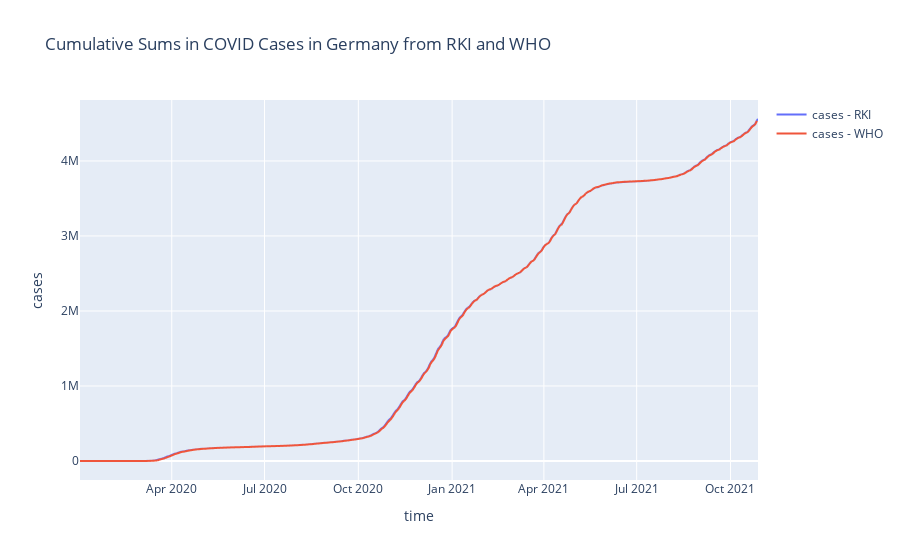
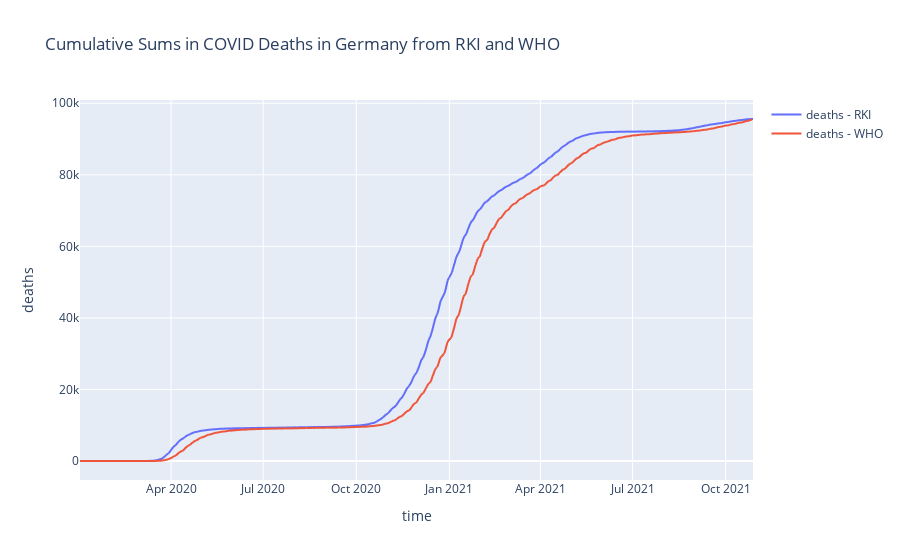

Notebook code for these charts, in order:
### Markdown cell above
show differences in the data sets based on the cumulative sum of cases and deaths

### Code cell
column = "cases"
df = pd.concat([RKI_COVID_GERMANY[[column]].cumsum().rename(columns={column: column + " - RKI"}),\
                WHO_COVID_GERMANY_SHIFTED[[column]].cumsum().rename(columns={column: column + " - WHO"})], axis="columns").reset_index()
px.line(df, x="index", y=[column + " - RKI", column + " - WHO"], 
        title=f"Cumulative Sums in COVID {column.capitalize()} in Germany from RKI and WHO",
        labels={"value": column, "index": "time", "variable": ""}).show()

column = "deaths"
df = pd.concat([RKI_COVID_GERMANY[[column]].cumsum().rename(columns={column: column + " - RKI"}),\
                WHO_COVID_GERMANY_SHIFTED[[column]].cumsum().rename(columns={column: column + " - WHO"})], axis="columns").reset_index()
px.line(df, x="index", y=[column + " - RKI", column + " - WHO"], 
        title=f"Cumulative Sums in COVID {column.capitalize()} in Germany from RKI and WHO",
        labels={"value": column, "index": "time", "variable": ""}).show()

### Figure 1 — Plotly figure (JSON) as saved in the notebook; plotly's stock layout.template omitted (floating-point values rounded to 4 significant figures; data arrays with more than 128 entries replaced by an {"elided": "..."} marker saying what was removed)
{"data": [{"hovertemplate": "=cases - RKI<br>time=%{x}<br>cases=%{y}<extra></extra>", "legendgroup": "cases - RKI", "line": {"color": "#636efa", "dash": "solid"}, "marker": {"symbol": "circle"}, "mode": "lines", "name": "cases - RKI", "showlegend": true, "type": "scattergl", "x": {"elided": "666 str values"}, "xaxis": "x", "y": {"elided": "666 int values"}, "yaxis": "y"}, {"hovertemplate": "=cases - WHO<br>time=%{x}<br>cases=%{y}<extra></extra>", "legendgroup": "cases - WHO", "line": {"color": "#EF553B", "dash": "solid"}, "marker": {"symbol": "circle"}, "mode": "lines", "name": "cases - WHO", "showlegend": true, "type": "scattergl", "x": {"elided": "666 str values"}, "xaxis": "x", "y": {"elided": "666 int values"}, "yaxis": "y"}], "layout": {"legend": {"title": {"text": ""}, "tracegroupgap": 0}, "title": {"text": "Cumulative Sums in COVID Cases in Germany from RKI and WHO"}, "xaxis": {"anchor": "y", "domain": [0, 1], "title": {"text": "time"}}, "yaxis": {"anchor": "x", "domain": [0, 1], "title": {"text": "cases"}}}}

### Figure 2 — Plotly figure (JSON) as saved in the notebook; plotly's stock layout.template omitted (floating-point values rounded to 4 significant figures; data arrays with more than 128 entries replaced by an {"elided": "..."} marker saying what was removed)
{"data": [{"hovertemplate": "=deaths - RKI<br>time=%{x}<br>deaths=%{y}<extra></extra>", "legendgroup": "deaths - RKI", "line": {"color": "#636efa", "dash": "solid"}, "marker": {"symbol": "circle"}, "mode": "lines", "name": "deaths - RKI", "showlegend": true, "type": "scattergl", "x": {"elided": "666 str values"}, "xaxis": "x", "y": {"elided": "666 int values"}, "yaxis": "y"}, {"hovertemplate": "=deaths - WHO<br>time=%{x}<br>deaths=%{y}<extra></extra>", "legendgroup": "deaths - WHO", "line": {"color": "#EF553B", "dash": "solid"}, "marker": {"symbol": "circle"}, "mode": "lines", "name": "deaths - WHO", "showlegend": true, "type": "scattergl", "x": {"elided": "666 str values"}, "xaxis": "x", "y": {"elided": "666 int values"}, "yaxis": "y"}], "layout": {"legend": {"title": {"text": ""}, "tracegroupgap": 0}, "title": {"text": "Cumulative Sums in COVID Deaths in Germany from RKI and WHO"}, "xaxis": {"anchor": "y", "domain": [0, 1], "title": {"text": "time"}}, "yaxis": {"anchor": "x", "domain": [0, 1], "title": {"text": "deaths"}}}}
